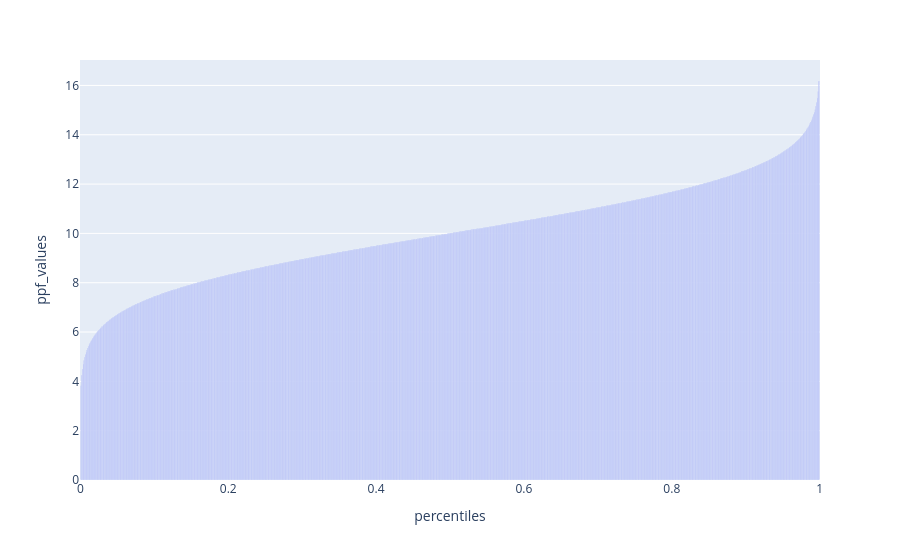

The notebook cell this image was saved under:
### Code cell
# Нарисуем график ppf
percentiles = np.linspace(0, 1, 1000)
ppf_values = stats.norm.ppf(percentiles, mu, sigma)

# Строим график PPF
df = pd.DataFrame({'percentiles':percentiles, 'ppf_values':ppf_values})
fig = px.bar(data_frame = df,
            x = 'percentiles', y = 'ppf_values')
fig.show()

### Figure 1 — Plotly figure (JSON) as saved in the notebook; plotly's stock layout.template omitted (floating-point values rounded to 4 significant figures; data arrays with more than 128 entries replaced by an {"elided": "..."} marker saying what was removed)
{"data": [{"hovertemplate": "percentiles=%{x}<br>ppf_values=%{y}<extra></extra>", "legendgroup": "", "marker": {"color": "#636efa", "pattern": {"shape": ""}}, "name": "", "orientation": "v", "showlegend": false, "textposition": "auto", "type": "bar", "x": {"elided": "1000 float values"}, "xaxis": "x", "y": {"elided": "1000 float values"}, "yaxis": "y"}], "layout": {"barmode": "relative", "legend": {"tracegroupgap": 0}, "margin": {"t": 60}, "xaxis": {"anchor": "y", "domain": [0, 1], "title": {"text": "percentiles"}}, "yaxis": {"anchor": "x", "domain": [0, 1], "title": {"text": "ppf_values"}}}}
